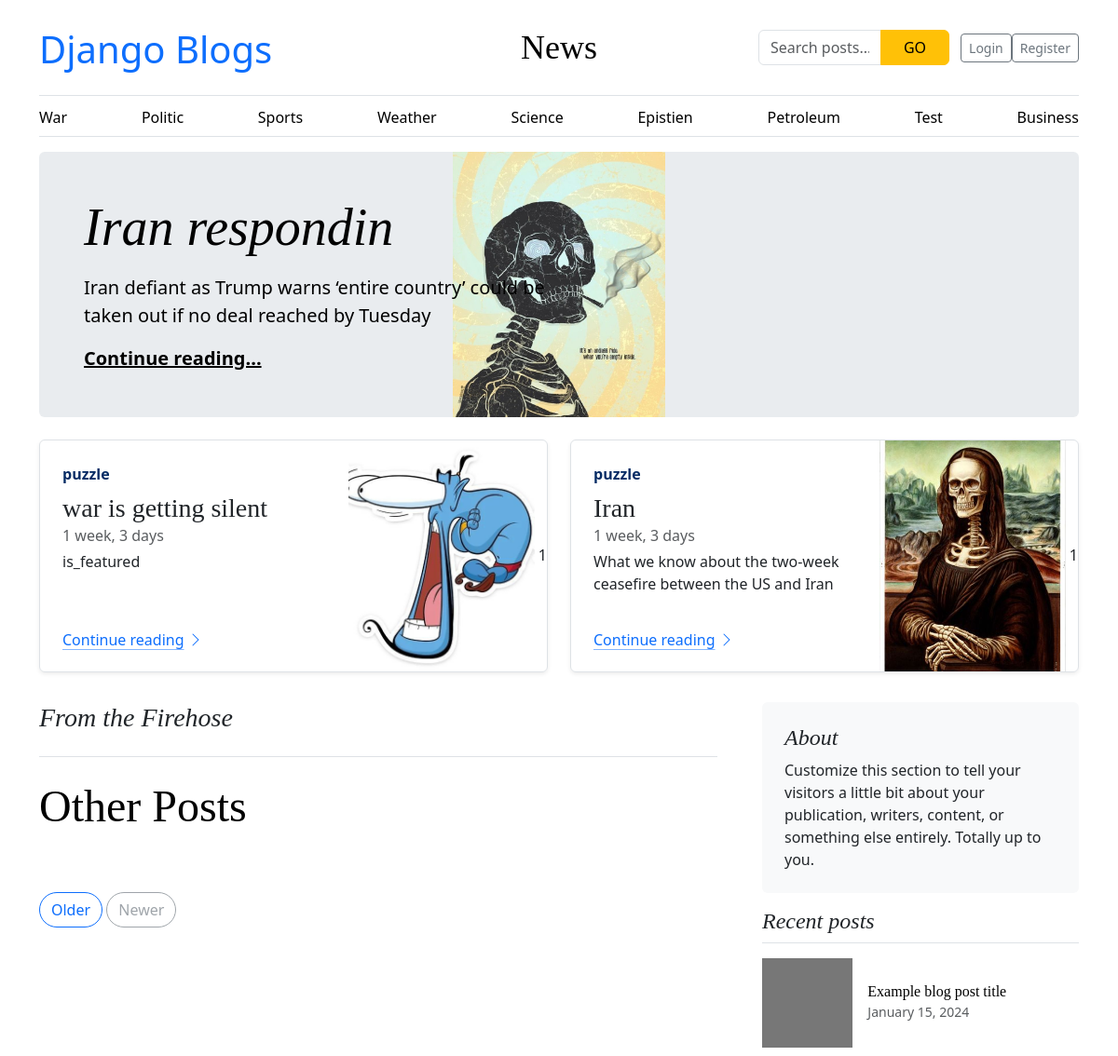
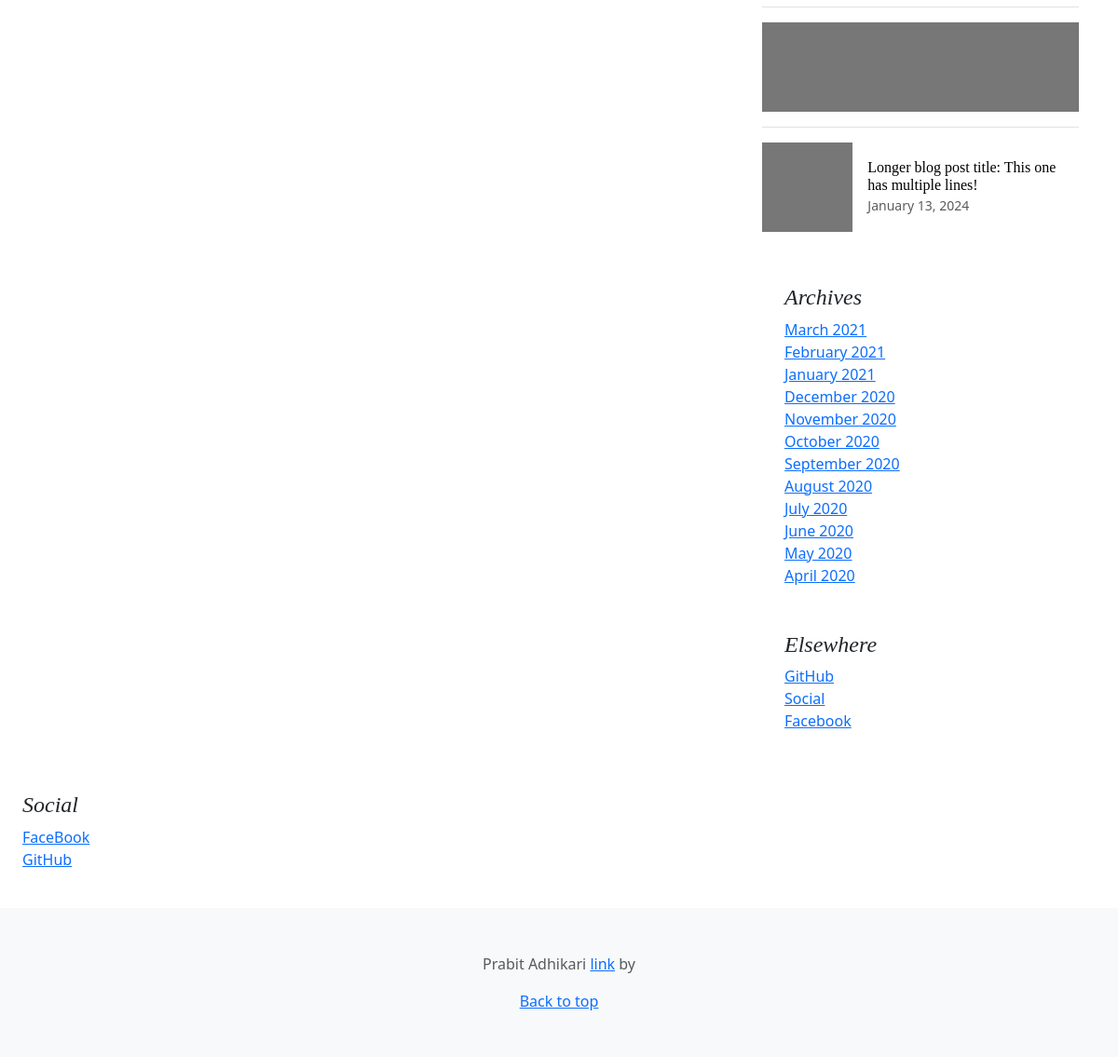
Page /category/1 on the committed database (2 pictures, top to bottom).
### blog/models.py (models this page shows, shortened)
class Category(models.Model):
    category_name = models.CharField(max_length=1000, unique=True)
    created_at = models.DateField(auto_now_add=True)
    updated_at = models.DateField(auto_now=True)
    class Meta:
        verbose_name_plural = 'categories'
    def __str__(self):
        return f'{self.category_name}'

class Blog(models.Model):
    title = models.CharField(max_length=100)
    slug = models.SlugField(max_length=150, unique=True, blank=True)
    category = models.ForeignKey(Category, on_delete=models.CASCADE)
    author = models.ForeignKey(User, on_delete=models.CASCADE)
    featured_image = models.ImageField(upload_to='uploads/%Y/%m/%d')
    short_description = models.TextField(max_length=500)
    blog_body = models.TextField(max_length=3000)
    status = models.IntegerField(choices=STATUS_CHOICE, default=0)
    is_featured = models.BooleanField(default=False)
    created_at = models.DateTimeField(auto_now_add=True)
    updated_at = models.DateTimeField(auto_now=True)

### about/models.py (models this page shows, shortened)
class Socials(models.Model):
    name = models.CharField(max_length=50)
    link = models.URLField(max_length=500)
    class Meta:
        verbose_name_plural = 'Social Media'

### blog/views.py (the view)
# urls.py: path('category/<int:category_id>', views.post_by_category, name='post_by_category'),
def post_by_category(request, category_id):
        post_by_category = Blog.objects.filter(status =1, category_id=category_id)
        try:
            single_categorry = Category.objects.get(pk=category_id)
            categories = Category.objects.all()
        except:
             return render(request, 'error_page.html')
        context = {
            'post_by_category': post_by_category,
            'single_categorry': single_categorry,
            'categories':categories,
        }
        return render(request, 'post_by_category.html', context)

### blog/context_processors.py (called while the page is built)
def get_categories(request):
    categories = Category.objects.all()
    return dict(categories=categories)

def get_socials(request):
    socials = Socials.objects.all()
    return dict(socials=socials)

### blog/templates/post_by_category.html (shortened to what this page needs)
{% extends 'base.html' %} {% block content%}
<main class="container">
   {% for post in post_by_category %} {% if forloop.first%}
  <div
    class="p-4 p-md-5 mb-4 rounded text-body-emphasis bg-body-secondary"
    style="background-image: url('{{post.featured_image.url}}');   background-size: contain;
  background-position: center;
  background-repeat: no-repeat;"
  >
    <div class="col-lg-6 px-0">
      <h1 class="display-4 fst-italic">{{post.title}}</h1>
      <p class="lead my-3">{{post.short_description}}</p>
      <p class="lead mb-0">
        <a
          href="{% url 'single_blog' post.slug%}"
          class="text-body-emphasis fw-bold"
          >Continue reading...</a
        >
      </p>
    </div>
  </div>
  {% endif %} {% endfor %}
  <div class="row mb-2">
    {% for post in post_by_category %} {% if not forloop.first%}
    <div class="col-md-6">
      <div
        class="row g-0 border rounded overflow-hidden flex-md-row mb-4 shadow-sm h-md-250 position-relative"
      >
        <div class="col p-4 d-flex flex-column position-static">
          <strong class="d-inline-block mb-2 text-primary-emphasis"
            >{{post.author}}</strong
          >
          <h3 class="mb-0">{{post.title}}</h3>
          <div class="mb-1 text-body-secondary">
            {{post.created_at | timesince }}
          </div>
          <p class="card-text mb-auto">
            {{post.short_description |truncatewords:20}}
          </p>
          <a
            href="{% url 'single_blog' post.slug%}"
            class="icon-link gap-1 icon-link-hover stretched-link"
          >
            Continue reading
            <svg class="bi" aria-hidden="true">
              <use xlink:href="#chevron-right"></use>
            </svg>
          </a>
        </div>
        <div class="col-auto d-none d-lg-block">
          <img
            src="{{ post.featured_image.url }}"
            class="bd-placeholder-img"
            width="200"
            height="250"
            style="object-fit: cover"
          />
          <text x="50%" y="50%" fill="#eceeef" dy=".3em">{{post.status}}</text>
        </div>
      </div>
    </div>
    {% endif %} {% endfor %}
  </div>
  <div class="row g-5">
    <div class="col-md-8">
      <h3 class="pb-4 mb-4 fst-italic border-bottom">From the Firehose</h3>
      <article class="blog-post">
        <h2 class="display-5 link-body-emphasis mb-1">Other Posts</h2>
      </article>
      <nav class="blog-pagination" aria-label="Pagination">
        <a class="btn btn-outline-primary rounded-pill" href="#">Older</a>
        <a
          class="btn btn-outline-secondary rounded-pill disabled"
          aria-disabled="true"
          >Newer</a
        >
      </nav>
    </div>
    <div class="col-md-4">
      <div class="position-sticky" style="top: 2rem">
        <div class="p-4 mb-3 bg-body-tertiary rounded">
          <h4 class="fst-italic">About</h4>
          <p class="mb-0">
            Customize this section to tell your visitors a little bit about your
            publication, writers, content, or something else entirely. Totally
            up to you.
          </p>
        </div>
        <div>
          <h4 class="fst-italic">Recent posts</h4>
          <ul class="list-unstyled">
            <li>
              <a
                class="d-flex flex-column flex-lg-row gap-3 align-items-start align-items-lg-center py-3 link-body-emphasis text-decoration-none border-top"
                href="#"
              >
                <svg
                  aria-hidden="true"
                  class="bd-placeholder-img"
                  height="96"
                  preserveAspectRatio="xMidYMid slice"
                  width="100%"
                  xmlns="http://www.w3.org/2000/svg"
                >
                  <rect width="100%" height="100%" fill="#777"></rect>
                </svg>
                <div class="col-lg-8">
                  <h6 class="mb-0">Example blog post title</h6>
                  <small class="text-body-secondary">January 15, 2024</small>
                </div>
              </a>
            </li>
            <li>
              <a
                class="d-flex flex-column flex-lg-row gap-3 align-items-start align-items-lg-center py-3 link-body-emphasis text-decoration-none border-top"
                href="#"
              >
                <svg
                  aria-hidden="true"
                  class="bd-placeholder-img"
                  height="96"
                  preserveAspectRatio="xMidYMid slice"
                  width="100%"
                  xmlns="http://www.w3.org/2000/svg"
                >
                  <rect width="100%" height="100%" fill="#777"></rect>
                </svg>
              </a>
            </li>
            <li>
              <a
                class="d-flex flex-column flex-lg-row gap-3 align-items-start align-items-lg-center py-3 link-body-emphasis text-decoration-none border-top"
                href="#"
              >
                <svg
                  aria-hidden="true"
                  class="bd-placeholder-img"
                  height="96"
                  preserveAspectRatio="xMidYMid slice"
                  width="100%"
                  xmlns="http://www.w3.org/2000/svg"
                >
                  <rect width="100%" height="100%" fill="#777"></rect>
                </svg>
                <div class="col-lg-8">
                  <h6 class="mb-0">
                    Longer blog post title: This one has multiple lines!
                  </h6>
                  <small class="text-body-secondary">January 13, 2024</small>
                </div>
              </a>
            </li>
          </ul>
        </div>
        <div class="p-4">
          <h4 class="fst-italic">Archives</h4>
          <ol class="list-unstyled mb-0">
            <li><a href="#">March 2021</a></li>
            <li><a href="#">February 2021</a></li>
            <li><a href="#">January 2021</a></li>
            <li><a href="#">December 2020</a></li>
            <li><a href="#">November 2020</a></li>
            <li><a href="#">October 2020</a></li>
            <li><a href="#">September 2020</a></li>
            <li><a href="#">August 2020</a></li>
            <li><a href="#">July 2020</a></li>
            <li><a href="#">June 2020</a></li>
            <li><a href="#">May 2020</a></li>
            <li><a href="#">April 2020</a></li>
          </ol>
        </div>
        <div class="p-4">
          <h4 class="fst-italic">Elsewhere</h4>
          <ol class="list-unstyled">
            <li><a href="#">GitHub</a></li>
            <li><a href="#">Social</a></li>
            <li><a href="#">Facebook</a></li>
          </ol>
        </div>
      </div>
    </div>
  </div>
</main>
{% endblock %}

### blog/templates/base.html (shortened to what this page needs)
{% load static%}
<!doctype html>
<html lang="en" data-bs-theme="auto">
  <head>
    <link
      href="https://cdn.jsdelivr.net/npm/bootstrap@5.3.8/dist/css/bootstrap.min.css"
      rel="stylesheet"
    />
    <link href="{% static 'css/blog.css' %}" rel="stylesheet" />
    <link href="{% static 'css/blog.css' %}" rel="stylesheet" />
    <link
      rel="stylesheet"
      href="https://cdnjs.cloudflare.com/ajax/libs/font-awesome/4.7.0/css/font-awesome.min.css"
    />
  </head>
  <body>
    <div class="container">
      <header class="border-bottom lh-1 py-3">
        <div class="row flex-nowrap justify-content-between align-items-center">
          <div class="col-4 pt-1 fs-1">
            <a href="{% url 'home' %}" style="text-decoration: none"
              >Django Blogs</a
            >
          </div>
          <div class="col-4 text-center">
            <a
              class="blog-header-logo text-body-emphasis text-decoration-none"
              href="#"
              >News</a
            >
          </div>
          <div class="col-4 d-flex justify-content-end align-items-center">
            <div class="container py-3">
              <form
                action="{% url 'search' %}"
                method="GET"
                class="d-flex justify-content-center"
                id="search-bar"
              >
                <div class="input-group" style="max-width: 500px">
                  <input
                    type="text"
                    class="form-control"
                    placeholder="Search posts..."
                    name="keyword"
                  />
                  <button class="btn btn-warning px-4" type="submit">GO</button>
                </div>
              </form>
            </div>
            {% if user.is_authenticated %}
            <a
              class="btn btn-sm btn-outline-secondary"
              href="{% url 'dashboard' %}"
              >Dashboard</a
            >
            <a
              class="btn btn-sm btn-outline-secondary"
              href="{% url 'logout' %}"
              >Logout</a
            >
            {% else %}
            <a class="btn btn-sm btn-outline-secondary" href="{% url 'login' %}"
              >Login</a
            >
            <a
              class="btn btn-sm btn-outline-secondary"
              href="{% url 'register' %}"
              >Register</a
            >
            {% endif %}
          </div>
        </div>
      </header>
      <div class="nav-scroller py-1 mb-3 border-bottom">
        <nav class="nav nav-underline justify-content-between">
          {% if categories %} {% for cat in categories %}
          <a
            class="nav-item nav-link link-body-emphasis"
            href="{% url 'post_by_category' cat.id %}"
            >{{cat}}</a
          >
          {%endfor%} {% endif %}
        </nav>
      </div>
    </div>
    {% block content%} {% endblock %}
    <div class="p-4">
      <h4 class="fst-italic">Social</h4>
      <ol class="list-unstyled">
        {% for account in socials %}
        <li><a href="{{account.link}}">{{account.name}}</a></li>
        {% endfor %}
      </ol>
    </div>
    <footer class="py-5 text-center text-body-secondary bg-body-tertiary">
      <p>
        Prabit Adhikari
        <a href="https://getbootstrap.com/">link</a> by
      </p>
      <p class="mb-0"><a href="#">Back to top</a></p>
    </footer>
  </body>
</html>

### static/css/blog.css (style rules this page uses)
.blog-header-logo { font-family: "Playfair Display", Georgia, "Times New Roman", serif ; font-size: 2.25rem; }
h1, h2, h3, h4, h5, h6 { font-family: "Playfair Display", Georgia, "Times New Roman", serif ; }
@media (min-width: 768px) { .h-md-250 { height: 250px; } }
.blog-pagination { margin-bottom: 4rem; }
.blog-post { margin-bottom: 4rem; }

### blog/templates/base.html (style rules this page uses)
.bd-placeholder-img { font-size: 1.125rem; text-anchor: middle; -webkit-user-select: none; -moz-user-select: none; user-select: none; }
.bi { vertical-align: -0.125em; fill: currentColor; }
.nav-scroller { position: relative; z-index: 2; height: 2.75rem; overflow-y: hidden; }
.nav-scroller .nav { display: flex; flex-wrap: nowrap; padding-bottom: 1rem; margin-top: -1px; overflow-x: auto; text-align: center; white-space: nowrap; -webkit-overflow-scrolling: touch; }

### rows in the picture
Category: category_name "War"
Category: category_name "Politic"
Category: category_name "Sports"
Category: category_name "Weather"
Category: category_name "Science"
Category: category_name "Epistien"
Category: category_name "Petroleum"
Category: category_name "Test"
Category: category_name "Business"
Blog: featured_image (picture), title "Iran respondin", short_description "Iran defiant as Trump warns ‘entire country’ could be taken out if no deal reached by Tuesday"
Blog: author "puzzle", title "war is getting silent", created_at "1 week, 3 days", short_description "is_featured", featured_image (picture), status "1"
Blog: author "puzzle", title "Iran", created_at "1 week, 3 days", short_description "What we know about the two-week ceasefire between the US and Iran", featured_image (picture), status "1"
Socials: name "FaceBook"
Socials: name "GitHub"
